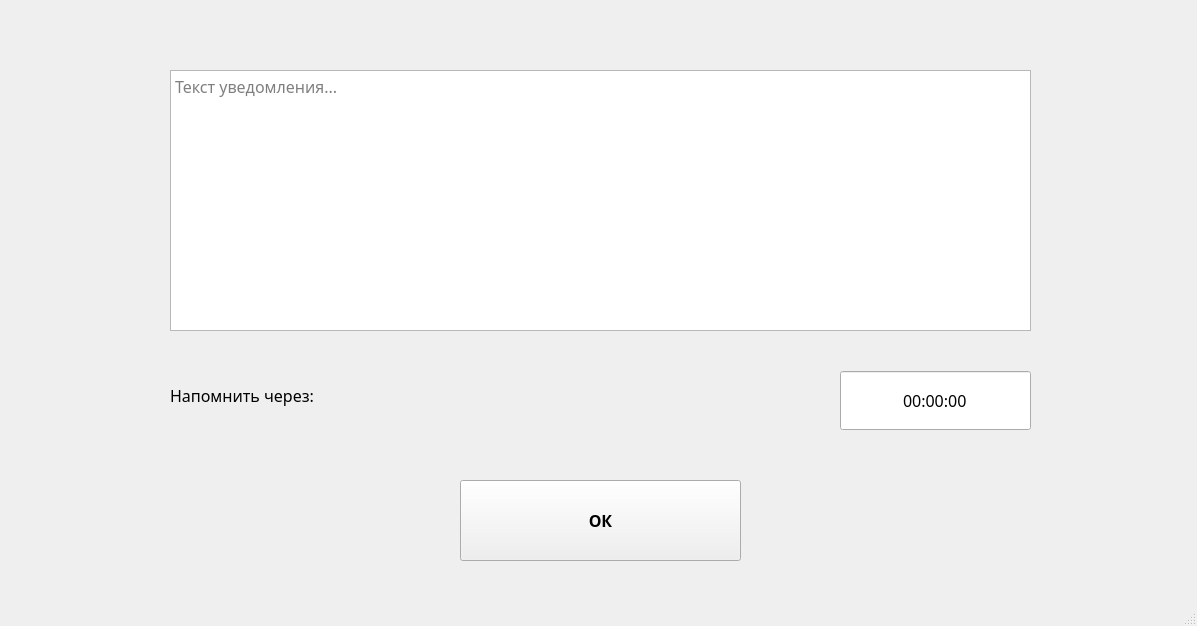
<?xml version="1.0" encoding="UTF-8"?>
<ui version="4.0">
 <class>MainWindow</class>
 <widget class="QMainWindow" name="MainWindow">
  <property name="geometry">
   <rect>
    <x>0</x>
    <y>0</y>
    <width>1197</width>
    <height>626</height>
   </rect>
  </property>
  <property name="minimumSize">
   <size>
    <width>972</width>
    <height>420</height>
   </size>
  </property>
  <property name="font">
   <font>
    <pointsize>12</pointsize>
   </font>
  </property>
  <property name="windowTitle">
   <string>SimpleTimer</string>
  </property>
  <widget class="QWidget" name="centralwidget">
   <widget class="QTimeEdit" name="timeEdit">
    <property name="geometry">
     <rect>
      <x>840</x>
      <y>370</y>
      <width>191</width>
      <height>61</height>
     </rect>
    </property>
    <property name="font">
     <font>
      <family>Montserrat Medium</family>
     </font>
    </property>
    <property name="focusPolicy">
     <enum>Qt::ClickFocus</enum>
    </property>
    <property name="toolTip">
     <string>Время в формате: HH:MM:SS</string>
    </property>
    <property name="layoutDirection">
     <enum>Qt::LeftToRight</enum>
    </property>
    <property name="wrapping">
     <bool>false</bool>
    </property>
    <property name="alignment">
     <set>Qt::AlignCenter</set>
    </property>
    <property name="buttonSymbols">
     <enum>QAbstractSpinBox::NoButtons</enum>
    </property>
    <property name="showGroupSeparator" stdset="0">
     <bool>false</bool>
    </property>
    <property name="displayFormat">
     <string>HH:mm:ss</string>
    </property>
   </widget>
   <widget class="QLabel" name="label_2">
    <property name="geometry">
     <rect>
      <x>170</x>
      <y>370</y>
      <width>381</width>
      <height>51</height>
     </rect>
    </property>
    <property name="font">
     <font>
      <family>Montserrat Medium</family>
     </font>
    </property>
    <property name="text">
     <string>Напомнить через:</string>
    </property>
   </widget>
   <widget class="QPushButton" name="pushButton">
    <property name="geometry">
     <rect>
      <x>460</x>
      <y>480</y>
      <width>281</width>
      <height>81</height>
     </rect>
    </property>
    <property name="font">
     <font>
      <family>Montserrat SemiBold</family>
      <pointsize>12</pointsize>
      <weight>75</weight>
      <italic>false</italic>
      <bold>true</bold>
     </font>
    </property>
    <property name="cursor">
     <cursorShape>ArrowCursor</cursorShape>
    </property>
    <property name="text">
     <string>ОК</string>
    </property>
   </widget>
   <widget class="QPlainTextEdit" name="plainTextEdit">
    <property name="enabled">
     <bool>true</bool>
    </property>
    <property name="geometry">
     <rect>
      <x>170</x>
      <y>70</y>
      <width>861</width>
      <height>261</height>
     </rect>
    </property>
    <property name="sizePolicy">
     <sizepolicy hsizetype="Expanding" vsizetype="Expanding">
      <horstretch>0</horstretch>
      <verstretch>0</verstretch>
     </sizepolicy>
    </property>
    <property name="sizeIncrement">
     <size>
      <width>0</width>
      <height>0</height>
     </size>
    </property>
    <property name="font">
     <font>
      <family>Montserrat Medium</family>
     </font>
    </property>
    <property name="cursor" stdset="0">
     <cursorShape>IBeamCursor</cursorShape>
    </property>
    <property name="layoutDirection">
     <enum>Qt::LeftToRight</enum>
    </property>
    <property name="autoFillBackground">
     <bool>false</bool>
    </property>
    <property name="lineWidth">
     <number>1</number>
    </property>
    <property name="midLineWidth">
     <number>0</number>
    </property>
    <property name="tabChangesFocus">
     <bool>true</bool>
    </property>
    <property name="overwriteMode">
     <bool>false</bool>
    </property>
    <property name="tabStopDistance">
     <double>80.000000000000000</double>
    </property>
    <property name="placeholderText">
     <string>Текст уведомления...</string>
    </property>
   </widget>
  </widget>
  <widget class="QMenuBar" name="menubar">
   <property name="geometry">
    <rect>
     <x>0</x>
     <y>0</y>
     <width>1197</width>
     <height>21</height>
    </rect>
   </property>
  </widget>
  <widget class="QStatusBar" name="statusbar"/>
 </widget>
 <resources/>
 <connections/>
</ui>
